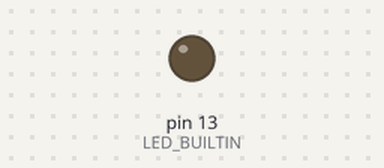
Bench run of a sketch on a simulated Arduino Leonardo, built with avr-gcc and run on an emulated ATmega32U4. On the bench: output pins drawn as LEDs (lit = HIGH).

Above: at 1.7 s.
At 4.2 s:
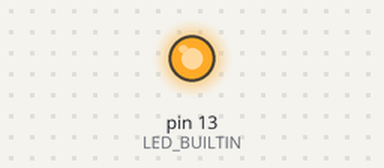
Timing chart, 0 to 10.4 s (numbered marks = the images above):
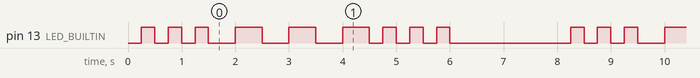

The sketch:

firstproject.ino
```cpp
// Visual Micro is in vMicro>General>Tutorial Mode
//
/*
    Name:       first project.ino
    Created:	8/3/2018 11:05:34 PM
    Author:     LAPTOP-FPUPHV09\jay
*/

// Define User Types below here or use a .h file
//


// Define Function Prototypes that use User Types below here or use a .h file
//


// Define Functions below here or use other .ino or cpp files
//


// the setup function runs once when you press reset or power the board
void setup() {
	// initialize digital pin LED_BUILTIN as an output.
	pinMode(LED_BUILTIN, OUTPUT);
}

// the loop function runs over and over again forever
void loop() {
	dot();
	dot();
	dot();
	dash();
	dash();
	dash();
	dot();
	dot();
	dot();
	delay(2000);
}
//
//
//
void dot() {
	delay(250);                       // wait for a second
	digitalWrite(LED_BUILTIN, HIGH);   // turn the LED on (HIGH is the voltage level)
	delay(250);                       // wait for a second
	digitalWrite(LED_BUILTIN, LOW);    // turn the LED off by making the voltage LOW
}
//
//
//
void dash() {
	delay(500);                       // wait for a second
	digitalWrite(LED_BUILTIN, HIGH);   // turn the LED on (HIGH is the voltage level)
	delay(500);                       // wait for a second
	digitalWrite(LED_BUILTIN, LOW);    // turn the LED off by making the voltage LOW
}
```

Measured:
- by itself, pin 13 (LED_BUILTIN): repeats every 8.0 s: 2 × (LOW 0.25 s, HIGH 0.25 s), 3 × (LOW 0.50 s, HIGH 0.50 s), 3 × (LOW 0.25 s, HIGH 0.25 s), LOW 2.3 s, HIGH 0.25 s
- by itself, everything shown: repeats every 8.0 s, in 18 steps
